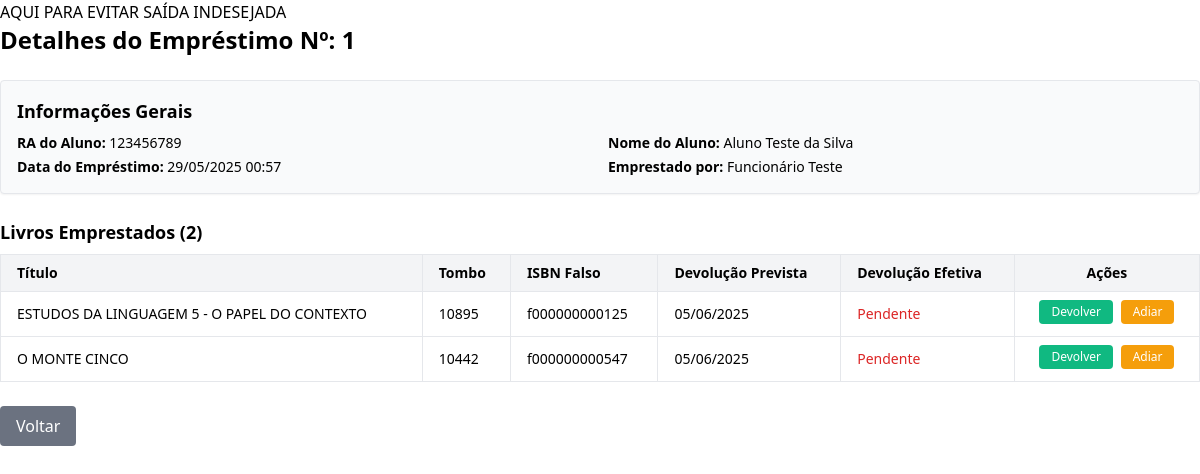
/Users/pageUser/bibliotecario/gerenciamento_pedidos/areaEmprestimo/detalhes_emprestimo.php?n_emprestimo=1 (signed in), run on the app's committed database.
### tables this page shows
CREATE TABLE `tbemprestimos` (
  `id_emprestimo` int(11) NOT NULL,
  `n_emprestimo` text NOT NULL,
  `ra_aluno` varchar(20) DEFAULT NULL,
  `nome_aluno` text NOT NULL,
  `isbn_falso` text NOT NULL,
  `isbn` text NOT NULL,
  `tombo` text NOT NULL,
  `nome_livro` text NOT NULL,
  `qntd_livros` int(11) NOT NULL,
  `data_emprestimo` datetime DEFAULT NULL,
  `data_devolucao_prevista` datetime DEFAULT NULL,
  `data_devolucao_efetiva` datetime DEFAULT NULL,
  `tipo` enum('emprestado','pedido') NOT NULL,
  `emprestado_por` text DEFAULT NULL,
  `id_bibliotecario` int(11) DEFAULT NULL
);

### Users/pageUser/bibliotecario/gerenciamento_pedidos/areaEmprestimo/detalhes_emprestimo.php (the view, shortened to what this page needs)
<?php
include_once("../../seguranca.php");
$n_emprestimo = $_GET["n_emprestimo"];
$sql = "SELECT
            id_emprestimo, n_emprestimo, ra_aluno, nome_aluno,
            isbn_falso, isbn, tombo, nome_livro,
            data_emprestimo, data_devolucao_prevista, data_devolucao_efetiva,
            emprestado_por, id_bibliotecario, tipo
        FROM tbemprestimos
        WHERE n_emprestimo = ?
        ORDER BY nome_livro, tombo";
$stmt = $conn->prepare($sql);
$stmt->bind_param("s", $n_emprestimo);
$stmt->execute();
$result = $stmt->get_result();
$itens_emprestimo = $result->fetch_all(MYSQLI_ASSOC);
$dados_gerais = $itens_emprestimo[0];
?>
<h1 class="text-2xl font-bold mb-6">Detalhes do Empréstimo Nº: <?= htmlspecialchars($dados_gerais["n_emprestimo"]) ?></h1>
<div class="mb-6 p-4 border rounded shadow-sm bg-gray-50">
    <h2 class="text-lg font-semibold mb-2">Informações Gerais</h2>
    <div class="grid grid-cols-1 md:grid-cols-2 gap-x-4 gap-y-1 text-sm">
        <div><strong>RA do Aluno:</strong> <?= htmlspecialchars($dados_gerais["ra_aluno"]) ?></div>
        <div><strong>Nome do Aluno:</strong> <?= htmlspecialchars($dados_gerais["nome_aluno"]) ?></div>
        <div><strong>Data do Empréstimo:</strong> <?= date("d/m/Y H:i", strtotime($dados_gerais["data_emprestimo"])) ?></div>
        <div><strong>Emprestado por:</strong> <?= htmlspecialchars($dados_gerais["emprestado_por"]) ?></div>
    </div>
</div>
<div class="mb-6">
    <h2 class="text-lg font-semibold mb-2">Livros Emprestados (<?= count($itens_emprestimo) ?>)</h2>
    <div class="overflow-x-auto">
        <table class="table-auto border w-full text-sm shadow-sm">
            <thead class="bg-gray-100">
                <tr>
                    <th class="border px-4 py-2 text-left">Título</th>
                    <th class="border px-4 py-2 text-left">Tombo</th>
                    <th class="border px-4 py-2 text-left">ISBN Falso</th>
                    <th class="border px-4 py-2 text-left">Devolução Prevista</th>
                    <th class="border px-4 py-2 text-left">Devolução Efetiva</th>
                    <th class="border px-4 py-2 text-center">Ações</th>
                </tr>
            </thead>
            <tbody>
                <?php foreach ($itens_emprestimo as $item): ?>
                <?php
                    $devolvido = !empty($item["data_devolucao_efetiva"]);
                    $data_devolucao_prev_formatada = date("d/m/Y", strtotime($item["data_devolucao_prevista"]));
                    $data_devolucao_efetiva_formatada = $devolvido ? date("d/m/Y H:i", strtotime($item["data_devolucao_efetiva"])) : "Pendente";
                ?>
                <tr class="<?= $devolvido ? "bg-green-50" : "" ?>">
                    <td class="border px-4 py-2"><?= htmlspecialchars($item["nome_livro"]) ?></td>
                    <td class="border px-4 py-2"><?= htmlspecialchars($item["tombo"]) ?></td>
                    <td class="border px-4 py-2"><?= htmlspecialchars($item["isbn_falso"]) ?></td>
                    <td class="border px-4 py-2"><?= $data_devolucao_prev_formatada ?></td>
                    <td class="border px-4 py-2 <?= $devolvido ? "text-green-700 font-semibold" : "text-red-600" ?>"><?= $data_devolucao_efetiva_formatada ?></td>
                    <td class="border px-4 py-2 text-center">
                        <?php if (!$devolvido): ?>
                            <button
                                type="button"
                                onclick="abrirModalDevolucao(<?= htmlspecialchars(json_encode($item), ENT_QUOTES, 'UTF-8') ?>)"
                                class="bg-green-500 text-white px-3 py-1 rounded hover:bg-green-600 text-xs mr-1 mb-1"
                                title="Registrar Devolução deste item"
                            >
                                Devolver
                            </button>
                             <button
                                type="button"
                                onclick="abrirModalAdiar(<?= htmlspecialchars(json_encode($item), ENT_QUOTES, 'UTF-8') ?>)"
                                class="btn-abrir-modal bg-yellow-500 text-white px-3 py-1 rounded hover:bg-yellow-600 text-xs mb-1"
                                title="Adiar Devolução deste item"
                            >
                                Adiar
                            </button>
                        <?php else: ?>
                            <span class="text-gray-500 text-xs">Devolvido</span>
                        <?php endif; ?>
                    </td>
                </tr>
                <?php endforeach; ?>
            </tbody>
        </table>
    </div>
</div>
<button onclick="window.location.href='../gerenciamento.php';" class="bg-gray-500 text-white px-4 py-2 rounded hover:bg-gray-600">
    Voltar
</button>
<link href="https://cdn.jsdelivr.net/npm/tailwindcss@2.2.19/dist/tailwind.min.css" rel="stylesheet">

### data on the page
tbemprestimos: n_emprestimo "1", ra_aluno "123456789", nome_aluno "Aluno Teste da Silva", data_emprestimo "29/05/2025 00:57", emprestado_por "Funcionário Teste", nome_livro "ESTUDOS DA LINGUAGEM 5 - O PAPEL DO CONTEXTO", tombo "10895", isbn_falso "f000000000125", data_devolucao_prevista "05/06/2025", data_devolucao_efetiva "Pendente"
tbemprestimos: nome_livro "O MONTE CINCO", tombo "10442", isbn_falso "f000000000547", data_devolucao_prevista "05/06/2025", data_devolucao_efetiva "Pendente"

### other printed values
count($itens_emprestimo) "2"
